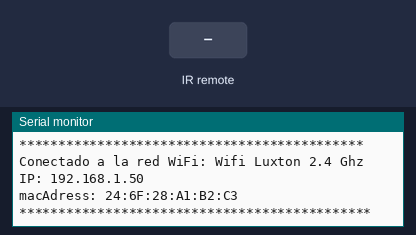
This sketch was run on a simulated ESP8266 (NodeMCU). Shown: the last lines printed to the serial monitor. The inputs (shaded band) are chosen by the test bench. WiFi joins after 1.5 s; servers stay silent unless stated; uploads are accepted with an empty reply.

Above: at 2.7 s.
2.8 s: infrared code 0x61C573 received
At 4.0 s:
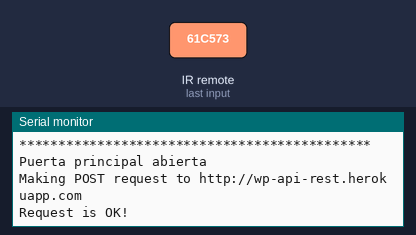
4.3 s: infrared code 0x61C579 received
At 4.46 s:
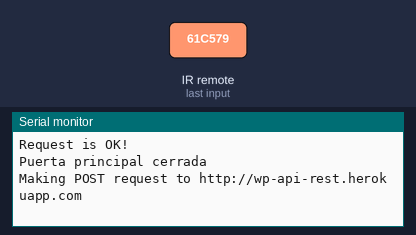
5.8 s: infrared code 0x49D473 received
At 7.0 s:
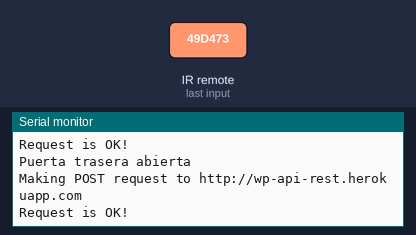
7.3 s: infrared code 0x49D479 received
At 8.6 s:
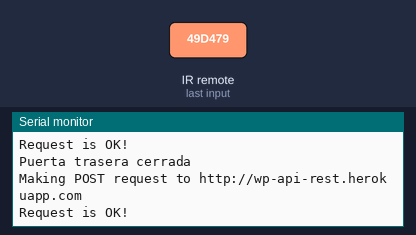

The sketch:

alarma-esp8266.ino
```cpp
#include "rf.h"
#include "wifi.h"


// #define SENSOR_PIN D5
// #define LED_PIN D1
#define ESPERA 10 //en segundos


bool isEncendida = false;

void setup() {
  Serial.begin(115200);
  initRf();
  initWifi();
  /*iniciarRfid();*/

}

// the loop function runs over and over again forever
void loop() {
  listenRf();
//  enviarMensaje("Bienvenido a casa");
  /*if(leerRfid().indexOf("Bienvenido") > 0){
    Serial.print(respuestaRfid);
  }*/

  /*if (leerRfid()){
    isEncendida = !isEncendida;
    digitalWrite(LED_BUILTIN, !isEncendida);
    if (!isEncendida){
      enviarMensaje("Bienvenido a casa");
    } else {
      enviarMensaje("Adiós! Tenes " + String(ESPERA) + " segundos para salir");
    }
  }*/


  /*
  if ((mySwitch.available()) && isEncendida) {
    for (int i = 0; i < ESPERA && isEncendida; i++) {
      digitalWrite(LED_BUILTIN, !digitalRead(LED_BUILTIN));
    }
    if (isEncendida){
      enviarMensaje("ALARMA ACTIVADA");
    }
    while(isEncendida){
      if (leerRfid()){
        isEncendida = false;
      }
      //alarmaSonando();
    }
    //alarmaDesactivada();
  }*/
}
```

http.h
```cpp
#include <ESP8266WiFi.h>
#include <ESP8266HTTPClient.h>


void httpPost(String bodyJson, String url){
  if (WiFi.status() != WL_CONNECTED)
  {
    Serial.println("Wifi is unavailable");
    return;
  }
  // Make request each 5 seconds

  HTTPClient http;
  WiFiClient client;

  http.begin(client, url);
  Serial.println("Making POST request to " + url);

  /*
  {"value":"some_value","another_value":"another_value"}
  */
  http.addHeader("Content-Type", "application/json");

  int httpCode = http.POST(bodyJson);
  if (httpCode > 0)
  {
    if (httpCode == HTTP_CODE_OK)
    {
      Serial.println("Request is OK!");
    }
    else
    {
      Serial.println("Error: httpCode was " + httpCode);
    }
  }
  else
  {
    Serial.println("Request failed: " + httpCode);
  }

  http.end(); //Close connection
}

void httpGet(String url){
  if (WiFi.status() != WL_CONNECTED)
  {
    Serial.println("Wifi is unavailable");
    return;
  }
  // Make request each 5 seconds

  HTTPClient  http;
  WiFiClient wifiClient;

  http.begin(wifiClient, url);

  // Make request
  Serial.println("Making GET request to " + url);
  int httpCode = http.GET();
  if (httpCode > 0)
  {
    if (httpCode == HTTP_CODE_OK)
    {

      String payload = http.getString(); //Get the request response payload
      Serial.println("Request is OK!");
      Serial.println(payload);
    }
    else
    {
      Serial.println("Error: httpCode was " + httpCode);
    }
  }
  else
  {
    Serial.println("Request failed: " + httpCode);
  }

  http.end(); //Close connection


}
```

rf.h
```cpp
#include <RCSwitch.h>
#define RF_PIN D2
#include "send.h"

RCSwitch mySwitch = RCSwitch();

const int codPuertaPrincipalAbierta = 6407539;
const int codPuertaPrincipalCerrada = 6407545;

const int codPuertaTraseraAbierta = 4838515;
const int codPuertaTraseraCerrada = 4838521;

void initRf(){
  mySwitch.enableReceive(RF_PIN);
}

void debugRf(){
  Serial.print("Received ");
  Serial.print( mySwitch.getReceivedValue() );
  Serial.print(" / ");
  Serial.print( mySwitch.getReceivedBitlength() );
  Serial.print("bit ");
  Serial.print("Protocol: ");
  Serial.println( mySwitch.getReceivedProtocol() );
  mySwitch.resetAvailable();
}

void listenRf(){
  if (mySwitch.available()) {
    const long int value = mySwitch.getReceivedValue();
    String msg = "No se reconoce RF";
    switch (value){
      case codPuertaPrincipalAbierta:
        msg = "Puerta principal abierta";
        break;
      case codPuertaPrincipalCerrada:
        msg = "Puerta principal cerrada";
        break;
      case codPuertaTraseraAbierta:
        msg = "Puerta trasera abierta";
        break;
      case codPuertaTraseraCerrada:
        msg = "Puerta trasera cerrada";
        break;
    }
    //debugRf();
    Serial.println(msg);
    enviarMensaje(msg);
    mySwitch.resetAvailable();
  }
}
```

send.h
```cpp
#include "http.h"
#include <ArduinoJson.h>

String number = "1169940853";
String url = "http://wp-api-rest.herokuapp.com";

void enviarMensaje(String text){
  String bodyJson;
  DynamicJsonDocument data(1024);

  data["password"] = 123456;
  data["number"] = "549"+number;
  data["text"] = text;

  serializeJson(data, bodyJson);

  //String bodyJson = "{\"password\":\"123456\",\"number\":\"549"+number+"\",\"text\":\""+text+"\"}";
  httpPost(bodyJson, url);
}
```

wifi.h
```cpp
#include <ESP8266WiFi.h>

String ssid     = "Wifi Luxton 2.4 Ghz";
String password = "kayasindi";

byte cont = 0;
byte max_intentos = 50;

void initWifi() {
  WiFi.begin(ssid, password);
  Serial.print("Conectando...");
  while (WiFi.status() != WL_CONNECTED and cont < max_intentos) { //Cuenta hasta 50 si no se puede conectar lo cancela
    cont++;
    delay(500);
    Serial.print(".");
  }

  Serial.println("");

  if (cont < max_intentos) {  //Si se conectó
      Serial.println("********************************************");
      Serial.print("Conectado a la red WiFi: ");
      Serial.println(WiFi.SSID());
      Serial.print("IP: ");
      Serial.println(WiFi.localIP());
      Serial.print("macAdress: ");
      Serial.println(WiFi.macAddress());
      Serial.println("*********************************************");
  }
  else { //No se conectó
      Serial.println("------------------------------------");
      Serial.println("Error de conexion");
      Serial.println("------------------------------------");
  }
}
```

Measured:
- after the input at 2.8 s, the serial monitor: prints a new line at once (image 1)
- after the input at 4.3 s, the serial monitor: prints a new line at once (image 2)
- after the input at 5.8 s, the serial monitor: prints a new line at once (image 3)
- after the input at 7.3 s, the serial monitor: prints a new line at once (image 4)
